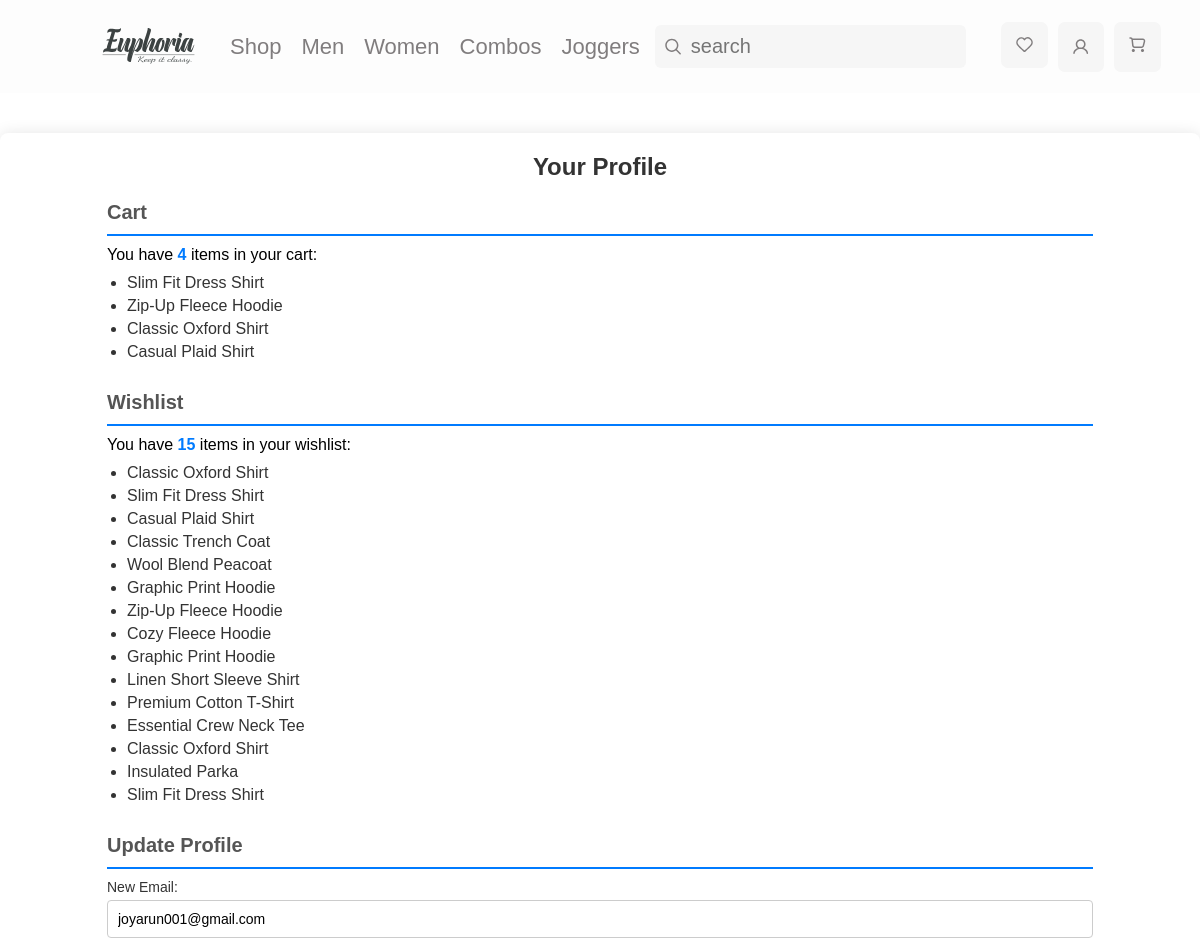
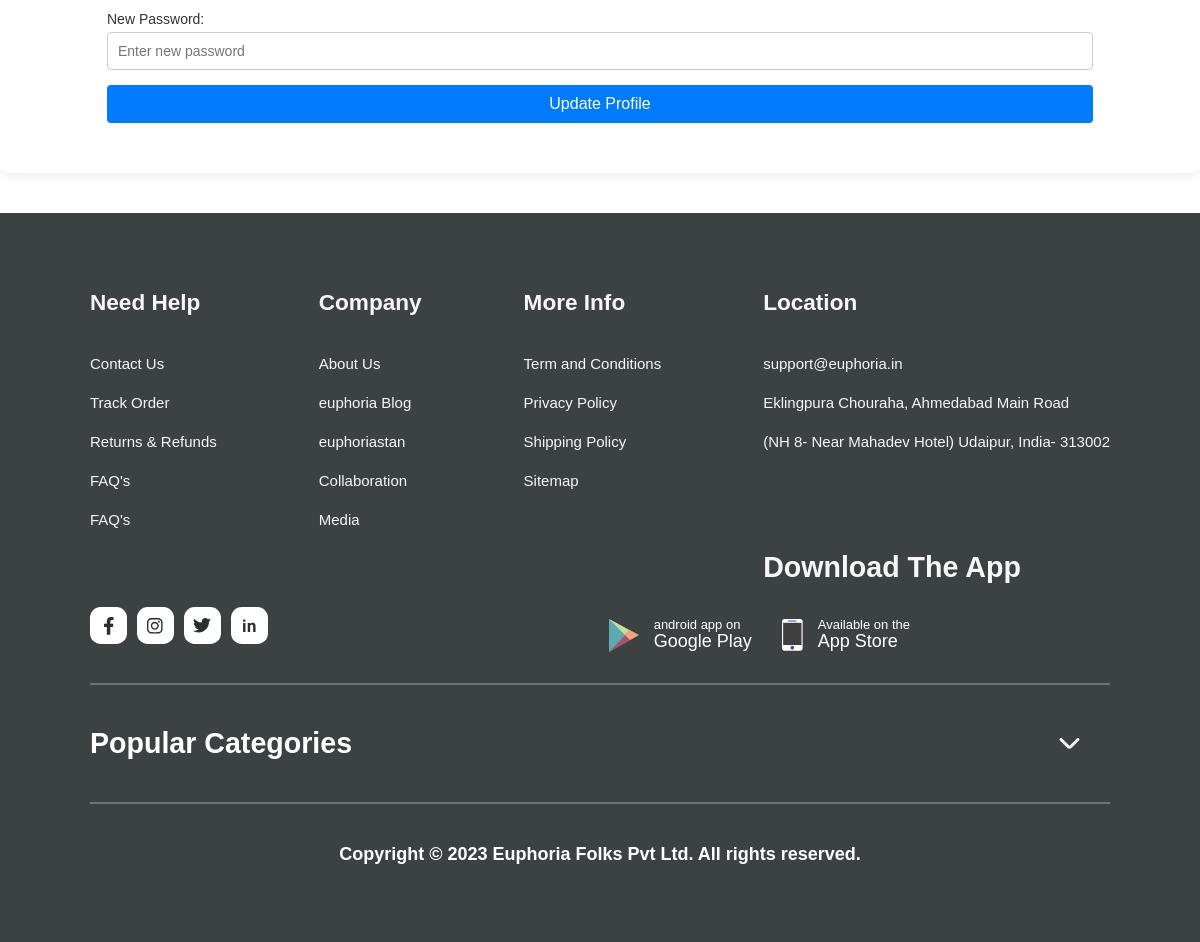
/profile/ (signed in), run on the app's committed database (2 pictures, top to bottom).
### web/models.py (models this page shows, shortened)
class Product(models.Model):
    name = models.CharField(max_length=100)
    brand = models.CharField(max_length=100)
    image = models.ImageField(
        upload_to='product/images', null=True, blank=True)
    price = models.DecimalField(max_digits=10, decimal_places=2)
    ratings = models.PositiveIntegerField()
    comment_count = models.PositiveIntegerField()
    description = models.TextField()
    sizes = models.ManyToManyField(Size)
    category = models.ForeignKey(Category, on_delete=models.CASCADE)
    gender = models.ForeignKey(Gender, on_delete=models.CASCADE)  # New field

### web/views.py (the view, shortened to what this page needs)
# urls.py: path('profile/', profile, name='profile'),
@login_required
def profile(request):
    cart_items = Cart.objects.filter(user=request.user)
    cart_count = cart_items.count()
    cart_product_names = [item.product.name for item in cart_items]
    wishlist_items = Wishlist.objects.filter(user=request.user)
    wishlist_count = wishlist_items.count()
    wishlist_product_names = [item.product.name for item in wishlist_items]
    context = {
        "cart_count": cart_count,
        "cart_product_names": cart_product_names,
        "wishlist_count": wishlist_count,
        "wishlist_product_names": wishlist_product_names,
    }
    return render(request, 'User_profile.html', context=context)

### web/context_processors.py (called while the page is built)
def main_context(request):
    context = {
        "title": "Euphoria",
        "a": 1,
    }
    return context

### templates/User_profile.html (shortened to what this page needs)
{% extends 'index.html' %} {% load static %} {% block mymessage %}
<div class="profile-container">
  <div class="wrapper">
    <h2 class="profile-heading">Your Profile</h2>
    <section class="profile-section">
      <h3 class="profile-subheading">Cart</h3>
      <p>
        You have <span class="count">{{ cart_count }}</span> items in your cart:
      </p>
      <ul class="product-list">
        {% for product_name in cart_product_names %}
        <li>{{ product_name }}</li>
        {% endfor %}
      </ul>
    </section>
    <section class="profile-section">
      <h3 class="profile-subheading">Wishlist</h3>
      <p>
        You have <span class="count">{{ wishlist_count }}</span> items in your
        wishlist:
      </p>
      <ul class="product-list">
        {% for product_name in wishlist_product_names %}
        <li>{{ product_name }}</li>
        {% endfor %}
      </ul>
    </section>
    <section class="profile-section">
      <h3 class="profile-subheading">Update Profile</h3>
      <form method="post">
        <div class="form-group">
          <label for="email">New Email:</label>
          <input
            type="email"
            name="email"
            id="email"
            value="{{ user.email }}"
            placeholder="Enter new email"
          />
        </div>
        <div class="form-group">
          <label for="password">New Password:</label>
          <input
            type="password"
            name="password"
            id="password"
            placeholder="Enter new password"
          />
        </div>
        <button type="submit" class="update-btn">Update Profile</button>
      </form>
    </section>
  </div>
</div>
{% endblock %}

### static/css/style.css (style rules this page uses)
* { margin: 0; padding: 0; box-sizing: border-box; text-decoration: none; }
body { font-family: "Open Sans", sans-serif; }
.wrapper { width: 85%; max-width: 1280px; margin: 0 auto; }
.profile-container { font-family: Arial, sans-serif; background-color: #fff; border-radius: 8px; box-shadow: 0 0 15px rgba(0, 0, 0, 0.1); padding: 20px; margin: 40px auto; }
.profile-heading { text-align: center; color: #333; font-size: 24px; margin-bottom: 20px; }
.profile-section { margin-bottom: 30px; }
.profile-subheading { color: #555; border-bottom: 2px solid #007bff; padding-bottom: 10px; margin-bottom: 10px; font-size: 20px; }
.count { font-weight: bold; color: #007bff; }
.product-list { list-style-type: disc; padding-left: 20px; margin-top: 10px; }
.product-list li { color: #333; margin-bottom: 5px; font-size: 16px; }
.form-group { margin-bottom: 15px; }
.form-group label { display: block; color: #333; margin-bottom: 5px; font-size: 14px; }
.form-group input[type="email"], .form-group input[type="password"] { width: 100%; padding: 10px; border: 1px solid #ccc; border-radius: 4px; box-sizing: border-box; font-size: 14px; }
.update-btn { background-color: #007bff; color: #fff; padding: 10px 20px; border: none; border-radius: 4px; cursor: pointer; transition: background-color 0.3s ease; font-size: 16px; width: 100%; }

### data on the page
Product: cart_product_names "Slim Fit Dress Shirt", wishlist_product_names "Slim Fit Dress Shirt" "Slim Fit Dress Shirt"
Product: cart_product_names "Zip-Up Fleece Hoodie", wishlist_product_names "Zip-Up Fleece Hoodie"
Product: cart_product_names "Classic Oxford Shirt", wishlist_product_names "Classic Oxford Shirt" "Classic Oxford Shirt"
Product: cart_product_names "Casual Plaid Shirt", wishlist_product_names "Casual Plaid Shirt"
Product: wishlist_product_names "Classic Trench Coat"
Product: wishlist_product_names "Wool Blend Peacoat"
Product: wishlist_product_names "Graphic Print Hoodie"
Product: wishlist_product_names "Cozy Fleece Hoodie"
Product: wishlist_product_names "Graphic Print Hoodie"
Product: wishlist_product_names "Linen Short Sleeve Shirt"
Product: wishlist_product_names "Premium Cotton T-Shirt"
Product: wishlist_product_names "Essential Crew Neck Tee"
Product: wishlist_product_names "Insulated Parka"

### other printed values
{{ cart_count }} "4"
{{ wishlist_count }} "15"
